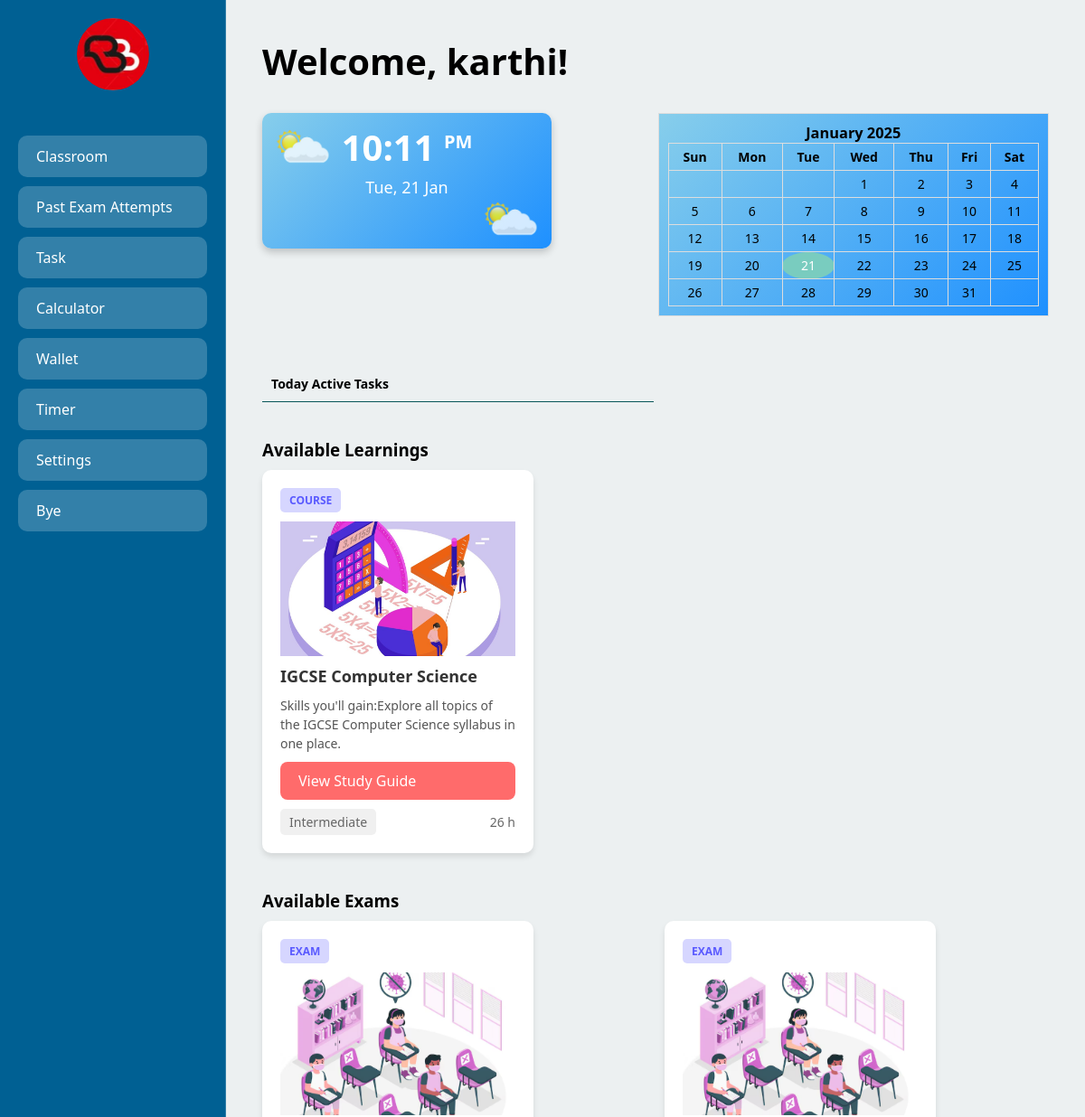
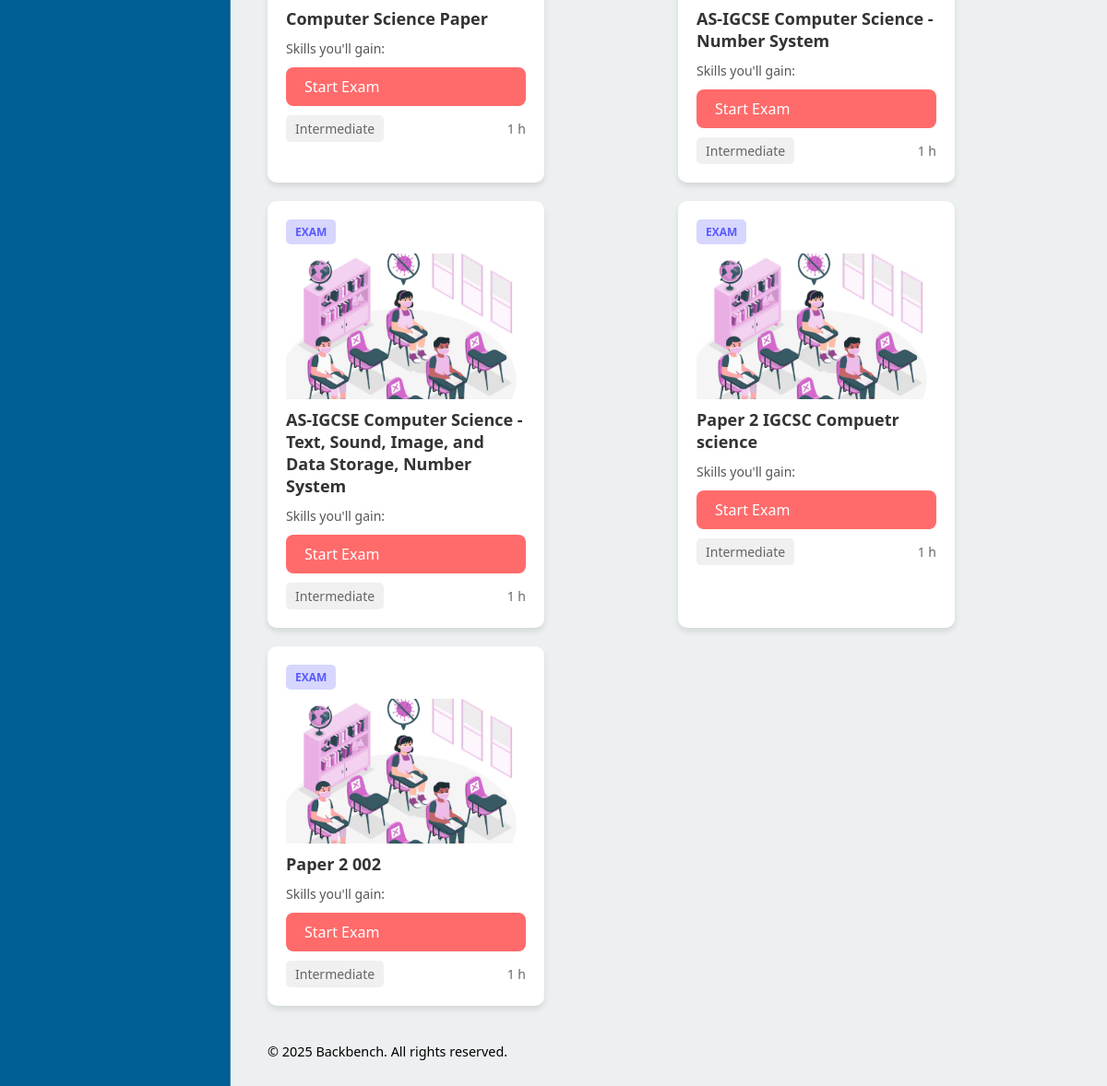
The page /user_home (signed in) on the database its author committed (2 pictures, top to bottom).
### app.py (models this page shows)
class User(db.Model, UserMixin):
    id = db.Column(db.Integer, primary_key=True)
    username = db.Column(db.String(20), unique=True, nullable=False)
    password = db.Column(db.String(60), nullable=False)
    student_class = db.Column(db.String(50), nullable=False)
    wallet_balance = db.Column(db.Float, default=0.0)  # New field to store total balance

class Learning(db.Model):
    id = db.Column(db.Integer, primary_key=True)
    title = db.Column(db.String(100), nullable=False)  # Title of the learning material
    desc = db.Column(db.Text, nullable=True)           # Description of the learning material
    code = db.Column(db.String(50), nullable=False)    # Code identifier for the learning material

class Exam(db.Model):
    __tablename__ = 'exam'
    id = db.Column(db.Integer, primary_key=True)
    title = db.Column(db.String(100), nullable=False)
    questions = db.relationship('Question', backref='exam', lazy=True)

### app.py (the view)
@app.route("/user_home")
@login_required
def user_home():
    today = datetime.now().date()
    tomorrow = today + timedelta(days=1)
    todos = ToDo.query.filter(
        ToDo.user_id == current_user.id,
        ToDo.date.in_([today, tomorrow])  # Filter for today and tomorrow
    ).order_by(ToDo.date.asc()).all()
    print(todos)
    user_class = current_user.student_class
    print(user_class)
    exams = db.session.query(Exam).join(ExamMapping).filter(ExamMapping.class_name == user_class).all()
    learnings = db.session.query(Learning).join(LearningsMapping).filter(LearningsMapping.class_name == user_class).all()
    return render_template("user_home.html", exams=exams, attempts=attempts, learnings=learnings, todos=todos)

### app.py (called while the page is built)
@login_manager.user_loader
def load_user(user_id):
    return User.query.get(int(user_id))

### templates/user_home.html (shortened to what this page needs)
<!DOCTYPE html>
<html lang="en">
<head>
</head>
<body>
    <div class="sidebar">
      <div class="sidebar-logo">
            <img src="static/logo.png" alt="Backbench Logo">
        </div>
            <a href="{{ url_for('user_home') }}" class="sidebar-button">Classroom</a>
            <a href="{{ url_for('attempts') }}" class="sidebar-button">Past Exam Attempts</a>
             <a href="{{ url_for('task') }}" class="sidebar-button">Task</a>
              <a href="{{ url_for('calc') }}" class="sidebar-button">Calculator</a>
              <a href="{{ url_for('wallet') }}" class="sidebar-button">Wallet</a>
            <a href="{{ url_for('countdown') }}" class="sidebar-button">Timer</a>
            <a href="{{ url_for('settings') }}" class="sidebar-button">Settings</a>
        <a href="{{ url_for('logout') }}" class="sidebar-button">Bye</a>
    </div>
    <div class="content">
        <h1>Welcome, {{ current_user.username }}!</h1>
        <div class="widget-container">
        <div id="current-time-widget">
    <div class="time">10:41 <span class="period">PM</span></div>
    <div class="date">Fri, 6 Jun</div>
</div>
        <div id="calendar"></div>
        <div class="todo-container">
            <table  class="todo-table">
        <thead>
            <tr>
                <th>Today Active Tasks</th>
                <th></th>
            </tr>
        </thead>
    </table>
        </div>
        </div>
     <h3>Available Learnings</h3>
     <div class="exam-catalog">
     {% if learnings %}
            {% for learn in learnings %}
                 <div class="card">
                   <div class="card-header">
                       <span class="badge">COURSE</span>
                   </div>
                        <img src="static/math.png" alt="5 Terre" style="width:100%">
                   <h2 class="course-title">{{ learn.title }}</h2>
                   <p class="course-description">
                       Skills you'll gain:{{ learn.desc }}
                   </p>
                   <a href="{{ url_for('learn', code=learn.code) }}" class="exam-link">View Study Guide</a>
                   <div class="course-meta">
                       <span class="difficulty">Intermediate</span>
                       <span class="duration">26 h</span>
                   </div>
               </div>
     {% endfor %}
     {% else %}
        <p>No Learnings</p>
    {% endif %}
      </div>
        <h3>Available Exams</h3>
        <div class="exam-catalog">
        {% if exams %}
            {% for exam in exams %}
                <div class="card">
                   <div class="card-header">
                       <span class="badge">EXAM</span>
                   </div>
                        <img src="static/exam.png" alt="5 Terre" style="width:100%">
                   <h2 class="course-title">{{ exam.title }}</h2>
                   <p class="course-description">
                       Skills you'll gain: {{ exam.skills }}
                   </p>
                   <a href="{{ url_for('exam', exam_id=exam.id, question_number=1) }}" class="exam-link">Start Exam</a>
                   <div class="course-meta">
                       <span class="difficulty">Intermediate</span>
                       <span class="duration">1 h</span>
                   </div>
               </div>
            {% endfor %}
        {% else %}
        <p>No Exams</p>
        {% endif %}
        </div>
        <div style="margin-top: 20px; font-size: 0.9em;">
        <p>&copy; 2025 Backbench. All rights reserved.</p>
    </div>
    </div>
</body>
</html>

### templates/user_home.html (style rules this page uses)
* { box-sizing: border-box; margin: 0; padding: 0; font-family: 'Segoe UI', Tahoma, Geneva, Verdana, sans-serif; }
body { background: linear-gradient(135deg, #6a11cb 0%, #2575fc 100%); min-height: 100vh; display: flex; }
.sidebar { width: 250px; background: #006093; backdrop-filter: blur(10px); padding: 20px; border-right: 1px solid rgba(255, 255, 255, 0.2); }
.sidebar-button { display: block; padding: 12px 20px; margin: 10px 0; background: rgba(255, 255, 255, 0.2); color: white; text-decoration: none; border-radius: 10px; transition: all 0.3s ease; }
.content { flex: 1; padding: 40px; color: black; background: #ecf0f1; }
h1 { margin-bottom: 30px; font-size: 2.5em; }
h2 { margin: 30px 0 20px; font-size: 1.8em; }
.exam-catalog { display: grid; grid-template-columns: repeat(auto-fill, minmax(300px, 1fr)); gap: 20px; margin-bottom: 40px; margin-top: 10px; }
.exam-link { display: inline-block; padding: 10px 20px; background: #ff6b6b; color: white; text-decoration: none; border-radius: 8px; transition: background 0.3s ease; }
.widget-container { display: grid; grid-template-columns: repeat(auto-fill, minmax(300px, 1fr)); gap: 5px; margin-bottom: 40px; font-size: 14px; }
#calendar { border: 1px solid #ddd; padding: 10px; display: inline-block; text-align: center; background: linear-gradient(135deg, #87CEEB, #1E90FF) }
.todo-container { margin-top: 40px; }
.todo-table { width: 100%; border-collapse: collapse; margin-top: 10px; }
.todo-table th, .todo-table td { text-align: left; padding: 10px; border-bottom: 1px solid #085659; color:black background: white; }
#current-time-widget { width: 320px; height: 150px; border-radius: 10px; background: linear-gradient(135deg, #87CEEB, #1E90FF); color: white; text-align: center; padding: 10px; font-family: Arial, sans-serif; box-shadow: 0px 4px 8px rgba(0, 0, 0, 0.2); position: relative; overflow: hidden; }
#current-time-widget .time { font-size: 40px; font-weight: bold; }
#current-time-widget .date { font-size: 18px; margin-top: 5px; }
#current-time-widget::before { content: ''; position: absolute; top: 10px; left: 10px; width: 70px; height: 50px; background: url('static/sun.png') no-repeat center/contain; opacity: 0.8; }
#current-time-widget::after { content: ''; position: absolute; bottom: 10px; right: 10px; width: 70px; height: 50px; background: url('static/sun.png') no-repeat center/contain; opacity: 0.8; }
.sidebar-logo { text-align: center; margin-bottom: 30px; }
.sidebar-logo img { width: 80px; height: 80px; border-radius: 50%; margin-bottom: 15px; }
.card { background-color: #ffffff; border-radius: 10px; box-shadow: 0 4px 6px rgba(0, 0, 0, 0.1); padding: 20px; width: 300px; display: flex; flex-direction: column; gap: 10px; }
.card-header { display: flex; justify-content: space-between; align-items: center; }
.badge { background-color: #d6d6ff; color: #5a5aff; font-weight: bold; font-size: 12px; padding: 5px 10px; border-radius: 5px; }
.course-title { font-size: 18px; color: #333333; margin: 0; }
.course-description { font-size: 14px; color: #555555; line-height: 1.5; }
.course-meta { display: flex; justify-content: space-between; align-items: center; font-size: 14px; color: #666666; }
.difficulty { background-color: #f0f0f0; padding: 5px 10px; border-radius: 5px; }
.duration { font-size: 14px; }

### rows shown on the page
User: username "karthi"
Learning: title "IGCSE Computer Science", desc "Explore all topics of the IGCSE Computer Science syllabus in one place."
Exam: title "Computer Science Paper"
Exam: title "AS-IGCSE Computer Science - Number System"
Exam: title "AS-IGCSE Computer Science - Text, Sound, Image, and Data Storage, Number System"
Exam: title "Paper 2 IGCSC Compuetr science"
Exam: title "Paper 2 002"
